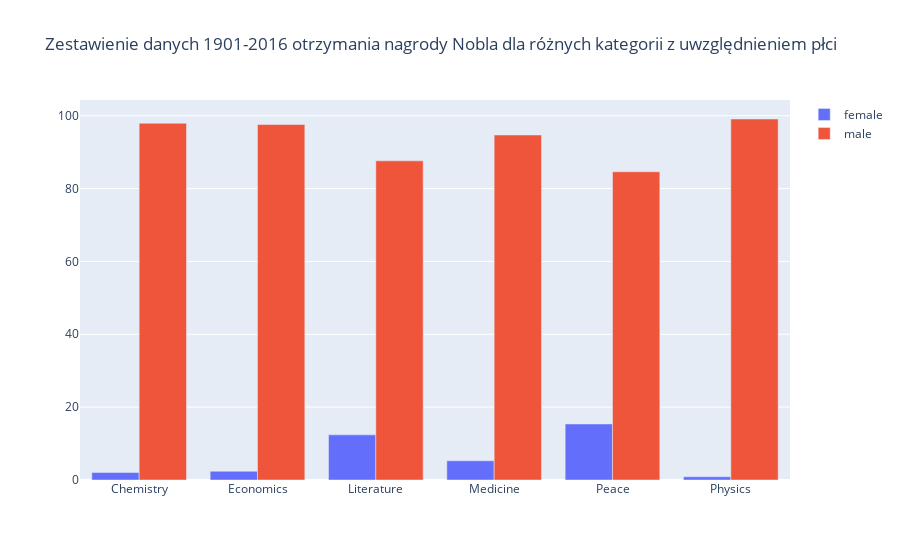

The cell this chart's notebook holds for it:
### Code cell
# display as plots
domain = laureates_all_categories_by_sex['Category']
fig = go.Figure()
fig.add_trace(go.Bar(x = domain, y = laureates_all_categories_by_sex['percent_of_female'], name='female'))
fig.add_trace(go.Bar(x = domain, y = laureates_all_categories_by_sex['percent_of_male'], name = 'male'))
fig.update_layout(title = 'Zestawienie danych 1901-2016 otrzymania nagrody Nobla dla różnych kategorii z uwzględnieniem płci')
iplot(fig)

### Figure 1 — Plotly figure (JSON) as saved in the notebook; plotly's stock layout.template omitted (floating-point values rounded to 4 significant figures)
{"data": [{"name": "female", "type": "bar", "x": ["Chemistry", "Economics", "Literature", "Medicine", "Peace", "Physics"], "y": [2.062, 2.41, 12.39, 5.286, 15.38, 0.9009]}, {"name": "male", "type": "bar", "x": ["Chemistry", "Economics", "Literature", "Medicine", "Peace", "Physics"], "y": [97.94, 97.59, 87.61, 94.71, 84.62, 99.1]}], "layout": {"title": {"text": "Zestawienie danych 1901-2016 otrzymania nagrody Nobla dla różnych kategorii z uwzględnieniem płci"}}}
